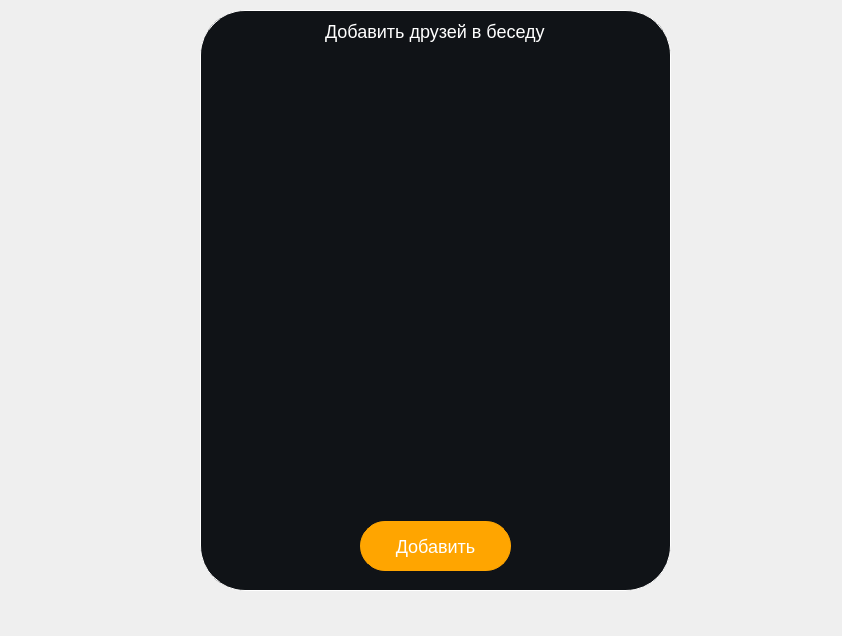
<?xml version="1.0" encoding="UTF-8"?>
<ui version="4.0">
 <class>GroupInviteDial</class>
 <widget class="QWidget" name="GroupInviteDial">
  <property name="geometry">
   <rect>
    <x>0</x>
    <y>0</y>
    <width>842</width>
    <height>636</height>
   </rect>
  </property>
  <property name="windowTitle">
   <string>Form</string>
  </property>
  <widget class="QFrame" name="GroupInviteDialog">
   <property name="geometry">
    <rect>
     <x>200</x>
     <y>10</y>
     <width>471</width>
     <height>581</height>
    </rect>
   </property>
   <property name="sizePolicy">
    <sizepolicy hsizetype="Fixed" vsizetype="Fixed">
     <horstretch>0</horstretch>
     <verstretch>0</verstretch>
    </sizepolicy>
   </property>
   <property name="styleSheet">
    <string notr="true">QFrame {
background-color:rgba(16,19,23,255);
border:1px solid white;
border-radius:45px;
}</string>
   </property>
   <layout class="QVBoxLayout" name="verticalLayout" stretch="0,1">
    <property name="spacing">
     <number>20</number>
    </property>
    <property name="topMargin">
     <number>10</number>
    </property>
    <property name="bottomMargin">
     <number>10</number>
    </property>
    <item alignment="Qt::AlignHCenter">
     <widget class="QLabel" name="label_2">
      <property name="styleSheet">
       <string notr="true">color:white;
font-size:18px;
border:none;</string>
      </property>
      <property name="text">
       <string>Добавить друзей в беседу</string>
      </property>
     </widget>
    </item>
    <item>
     <widget class="QFrame" name="FriendsList">
      <property name="styleSheet">
       <string notr="true">border:none;</string>
      </property>
      <layout class="QVBoxLayout" name="verticalLayout_4">
       <item>
        <widget class="QListWidget" name="friend_list"/>
       </item>
       <item alignment="Qt::AlignHCenter">
        <widget class="QPushButton" name="createGroup_button">
         <property name="sizePolicy">
          <sizepolicy hsizetype="Fixed" vsizetype="Fixed">
           <horstretch>0</horstretch>
           <verstretch>0</verstretch>
          </sizepolicy>
         </property>
         <property name="minimumSize">
          <size>
           <width>151</width>
           <height>50</height>
          </size>
         </property>
         <property name="cursor">
          <cursorShape>PointingHandCursor</cursorShape>
         </property>
         <property name="styleSheet">
          <string notr="true"> QPushButton {
border:1px solid orange;
border-radius:25%;
background-color:orange;
color:white;
font-size:18px;
}

QPushButton:hover {
	background-color: rgba(255, 211, 121, 200);
	border:1px solid rgba(255, 211, 121, 200);
}</string>
         </property>
         <property name="text">
          <string>Добавить</string>
         </property>
        </widget>
       </item>
      </layout>
     </widget>
    </item>
   </layout>
  </widget>
 </widget>
 <resources/>
 <connections/>
</ui>
